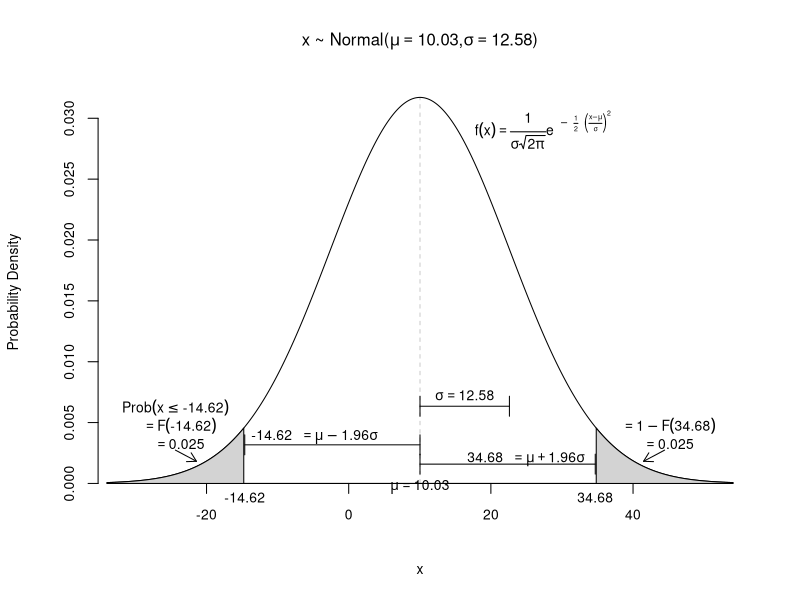

This chart was generated by the following R code:
### Filename: Normal1_2009_plotmathExample.R
### Paul Johnson June 3, 2009
### This code should be available somewhere in http://pj.freefaculty.org/R.  If it is not
### email me <pauljohn@ku.edu>


###Set mu and sigma at your pleasure:
mu <- 10.03
sigma <- 12.5786786

myx <- seq( mu - 3.5*sigma,  mu+ 3.5*sigma, length.out=500)

myDensity <- dnorm(myx,mean=mu,sd=sigma)


# It is challenging to combine plotmath with values of mu and sigma in one expression.
# Either bquote or substitute can be used.  First use bquote:

myTitle1 <- bquote (paste("x ~ Normal(", mu== .(round(mu,2)), ',', sigma== .(round(sigma,2)),")") )

### Using substitute:
### myTitle1 <-  substitute( "x ~ Normal" ~~ group( "(", list(mu==mu1, sigma^2==sigma2)#, ")") ,  list(mu1=round(mu,2), sigma2=round(sigma^2,2))) 

### Or combine the two:
### t1 <- substitute ( mu == a ,  list (a = mu))
### t2 <- substitute ( sigma == a, list(a = round(sigma,2)))
### myTitle1 <- bquote(paste("x ~ Normal(", .(t1),",", .(t2),")" ) )


## To save the plot in a file, change FALSE to TRUE
saveplot <- FALSE

if (saveplot == TRUE){
  pdf(file="Normal-2009.pdf", height=6.5, width=6.5, onefile=F, paper="special", pointsize=10)
 
}else {
  dev.new(height=6.5, width=6.5,pointsize=9)
}
### xpd needed to allow writing outside strict box of graph
par(xpd=TRUE, ps=10)

plot(myx, myDensity, type="l", xlab="x", ylab="Probability Density ", main=myTitle1, axes=FALSE)
axis(2, pos= mu - 3.6*sigma)
axis(1, pos=0)
lines(c(myx[1],myx[length(myx)]),c(0,0)) ### closes off axes

# bquote creates an expression that text plotters can use
t1 <-  bquote( mu== .(mu))

# Find a value of myx that is "very close to" mu
centerX <- max(which (myx <= mu))
# plot light vertical line under peak of density
lines( c(mu, mu), c(0, myDensity[centerX]), lty= 14, lwd=.2)

# label the mean in the bottom margin
mtext(bquote( mu == .(mu)), 1, at=mu, line=-1)

### find position 20% "up" vertically, to use for arrow coordinate
ss = 0.2 * max(myDensity)
# Insert interval to represent width of one sigma
arrows( x0=mu, y0= ss, x1=mu+sigma, y1=ss, code=3, angle=90, length=0.1)

### Write the value of sigma above that interval
t2 <-  bquote( sigma== .(round(sigma,2)))
text( mu+0.5*sigma, 1.15*ss, t2) 

### Create a formula for the Normal
normalFormula <- expression (f(x) == frac (1, sigma* sqrt(2*pi)) * e^{~~ - ~~ frac(1,2)~~ bgroup("(", frac(x-mu,sigma),")")^2})
# Draw the Normal formula
text ( mu + 0.5*sigma, max(myDensity)- 0.10 * max(myDensity),  normalFormula, pos=4) 

### Theory says we should have 2.5% of the area to the left of: -1.96 * sigma.
### Find the X coordinate of that "critical value"
criticalValue <- mu -1.96 * sigma
### Then grab all myx values that are "to the left" of that critical value.
specialX <-  myx[myx <= criticalValue]

### mark the critical value in the graph
text ( criticalValue, 0 , label= paste(round(criticalValue,2)), pos=1)
### Take sequence parallel to values of myx inside critical region
specialY <- myDensity[myx < criticalValue]
#  Polygon makes a nice shaded illustration
polygon(c(specialX[1], specialX, specialX[length(specialX )]), c(0, specialY, 0), density=c(-110),col="lightgray" )

shadedArea <- round(pnorm(mu - 1.96 * sigma, mean=mu, sd=sigma),4)


### I want to insert annotation about area on left side.

al1 <- bquote(Prob(x <= .(round(criticalValue,2))))
al2 <- bquote(phantom(0) == F( .(round(criticalValue,2)) ))
al3 <- bquote(phantom(0) == .(round(shadedArea,3)))

### Hard to position this text "just right"
### Have tried many ideas, this may be least bad.
### Get center position in shaded area
medX <- median(specialX)
### density at that center point:
denAtMedX <- myDensity[indexMed <- max(which(specialX < medX))]

text(medX, denAtMedX+0.0055, labels=al1)
text(medX, denAtMedX+0.004, labels=al2)
text(medX, denAtMedX+0.0025, labels=al3)

### point from text toward shaded area
arrows( x0=medX, y0=myDensity[indexMed]+0.002 ,x1= mu-2.5 *sigma, y1= 0.40*myDensity[length(specialX)] ,   length=0.1)



ss <- 0.1 * max(myDensity)
### Mark interval from mu to mu-1.96*sigma
arrows( x0=mu, y0= ss, x1=mu-1.96*sigma, y1=ss, code=3, angle=90, length=0.1)
### Put text above interval
text( mu - 2.0*sigma,1.15*ss, bquote(paste(.(round(criticalValue,2)),phantom(1)==mu-1.96 * sigma,sep="")),pos=4 )




criticalValue <- mu +1.96 * sigma
### Then grab all myx values that are "to the left" of that critical value.
specialX <-  myx[myx >= criticalValue]

### mark the critical value in the graph
text ( criticalValue, 0 , label= paste(round(criticalValue,2)), pos=1)
### Take sequence parallel to values of myx inside critical region
specialY <- myDensity[myx > criticalValue]
#  Polygon makes a nice shaded illustration
polygon(c(specialX[1], specialX, specialX[length(specialX )]), c(0, specialY, 0), density=c(-110),col="lightgray" )

shadedArea <- round(pnorm(mu + 1.96 * sigma, mean=mu, sd=sigma, lower.tail=F),4)


### Insert simpler comment on right side.

al2 <- bquote(phantom(0) == 1 - F( .(round(criticalValue,2)) ))
al3 <- bquote(phantom(0) == .(round(shadedArea,3)))

### Hard to position this text "just right"
### Have tried many ideas, this may be least bad.
### Get center position in shaded area
medX <- median(specialX)
### density at that center point:
denAtMedX <- myDensity[indexMed <- max(which(specialX < medX))]


text(medX, denAtMedX+0.004, labels=al2)
text(medX, denAtMedX+0.0025, labels=al3)

### point from text toward shaded area
arrows( x0=medX, y0=myDensity[indexMed]+0.002 ,x1= mu+2.5 *sigma, y1= 0.40*myDensity[length(specialX)] ,   length=0.1)



ss <- 0.05 * max(myDensity)
### Mark interval from mu to mu+1.96*sigma
arrows( x0=mu, y0= ss, x1=mu+1.96*sigma, y1=ss, code=3, angle=90, length=0.1)
### Put text above interval
text( mu + 1.96*sigma,1.15*ss, bquote(paste(.(round(criticalValue,2)),phantom(1)==mu+1.96 * sigma,sep="")),pos=2 )


if (saveplot == TRUE)  dev.off()
